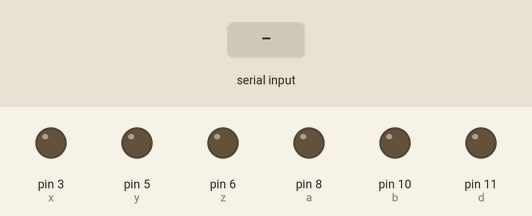
Bench run of a sketch on a simulated Arduino Uno, built with avr-gcc and run on an emulated ATmega328P. On the bench: output pins drawn as LEDs (lit = HIGH). Inputs (shaded band) come from the test bench.

Above: at 1.2 s.
1.3 s: "r" received over Serial
At 1.8 s:
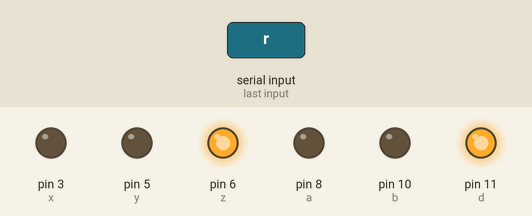
2.8 s: "g" received over Serial
At 4.0 s:
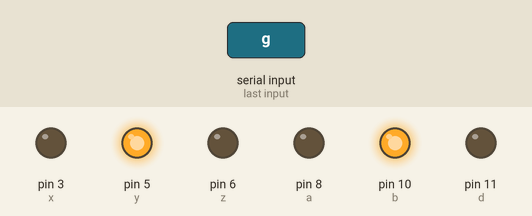
4.3 s: "b" received over Serial
At 5.3 s:
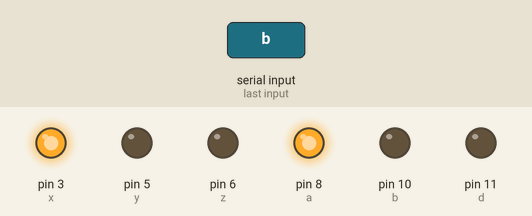
Timing chart, 0 to 7.3 s (numbered marks = the images above; inputs shaded):
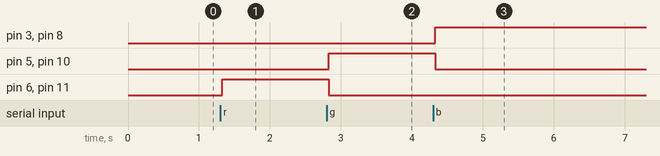

The sketch:

tuktuk.ino
```cpp
#include<SoftwareSerial.h>

char c;
int x=3;
int y=5;
int z=6;
int a = 8;
int b= 10;
int d =11;

void setup()
{
  pinMode(x, OUTPUT);
  pinMode(y, OUTPUT);
  pinMode(z, OUTPUT);
  pinMode(a, OUTPUT);
  pinMode(b, OUTPUT);
  pinMode(d, OUTPUT);
  Serial.begin(9600);
}

void loop()
{
  while (Serial.available()>0)
  {
    delay(30);
      c = Serial.read();

  if (c == 'r')
  {
    digitalWrite(z, HIGH);
    digitalWrite(d, HIGH);
    digitalWrite(a, LOW);
    digitalWrite(b, LOW);
    digitalWrite(x, LOW);
    digitalWrite(y, LOW);
  }
  if (c == 'g')
  {

    digitalWrite(y, HIGH);
    digitalWrite(b, HIGH);
    digitalWrite(a, LOW);
    digitalWrite(d, LOW);
    digitalWrite(x, LOW);
    digitalWrite(z, LOW);
  }
  if (c == 'b')
  {
      digitalWrite(x, HIGH);
      digitalWrite(a, HIGH);
    digitalWrite(d, LOW);
    digitalWrite(b, LOW);
    digitalWrite(z, LOW);
    digitalWrite(y, LOW);
  }
 }
}
```

Measured:
- after the input at 1.3 s, pin 6 (z), pin 11 (d): LOW → HIGH at once
- after the input at 2.8 s, pin 5 (y), pin 10 (b): LOW → HIGH at once; pin 6 (z), pin 11 (d): HIGH → LOW at once
- after the input at 4.3 s, pin 3 (x), pin 8 (a): LOW → HIGH at once; pin 5 (y), pin 10 (b): HIGH → LOW at once
